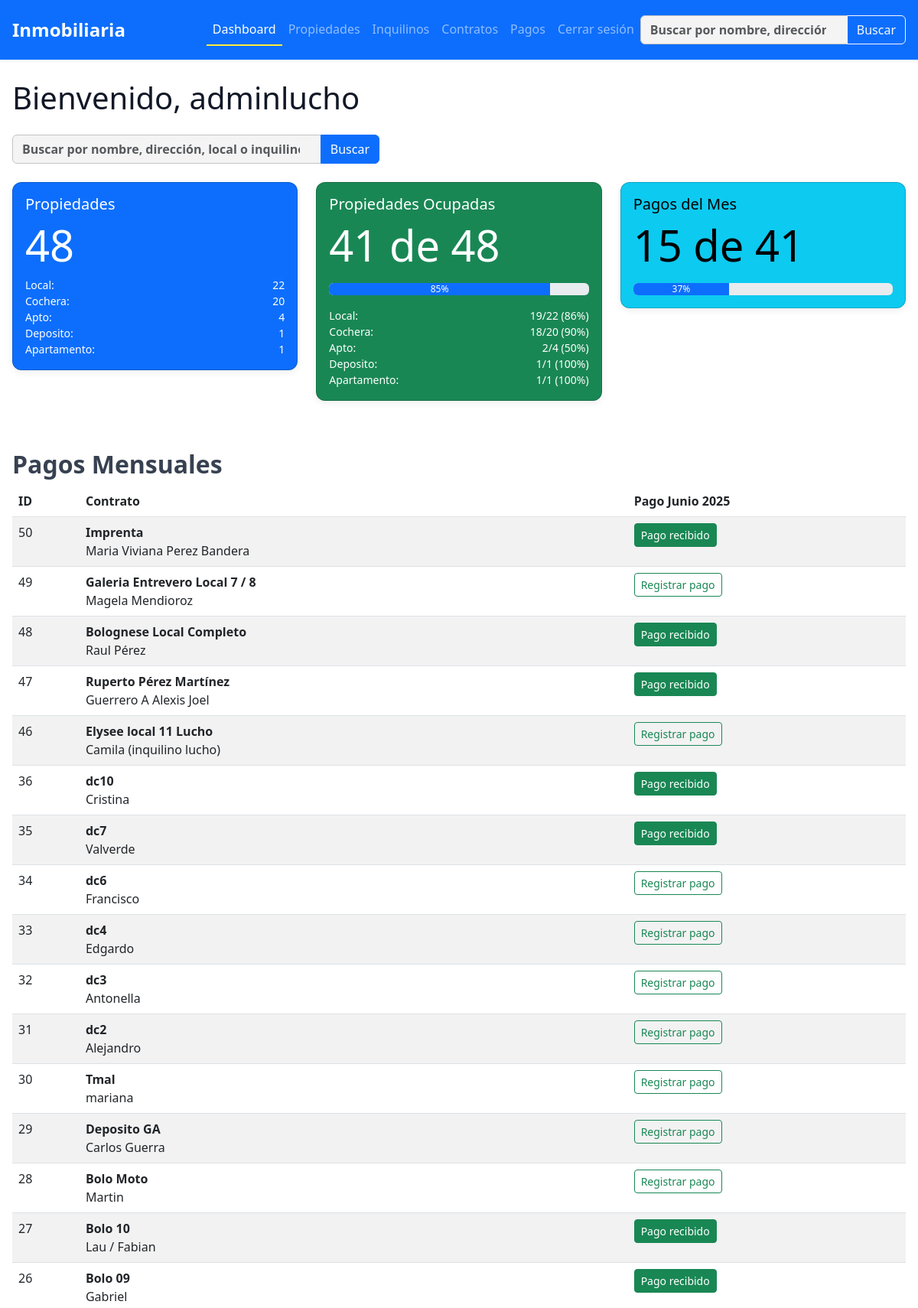
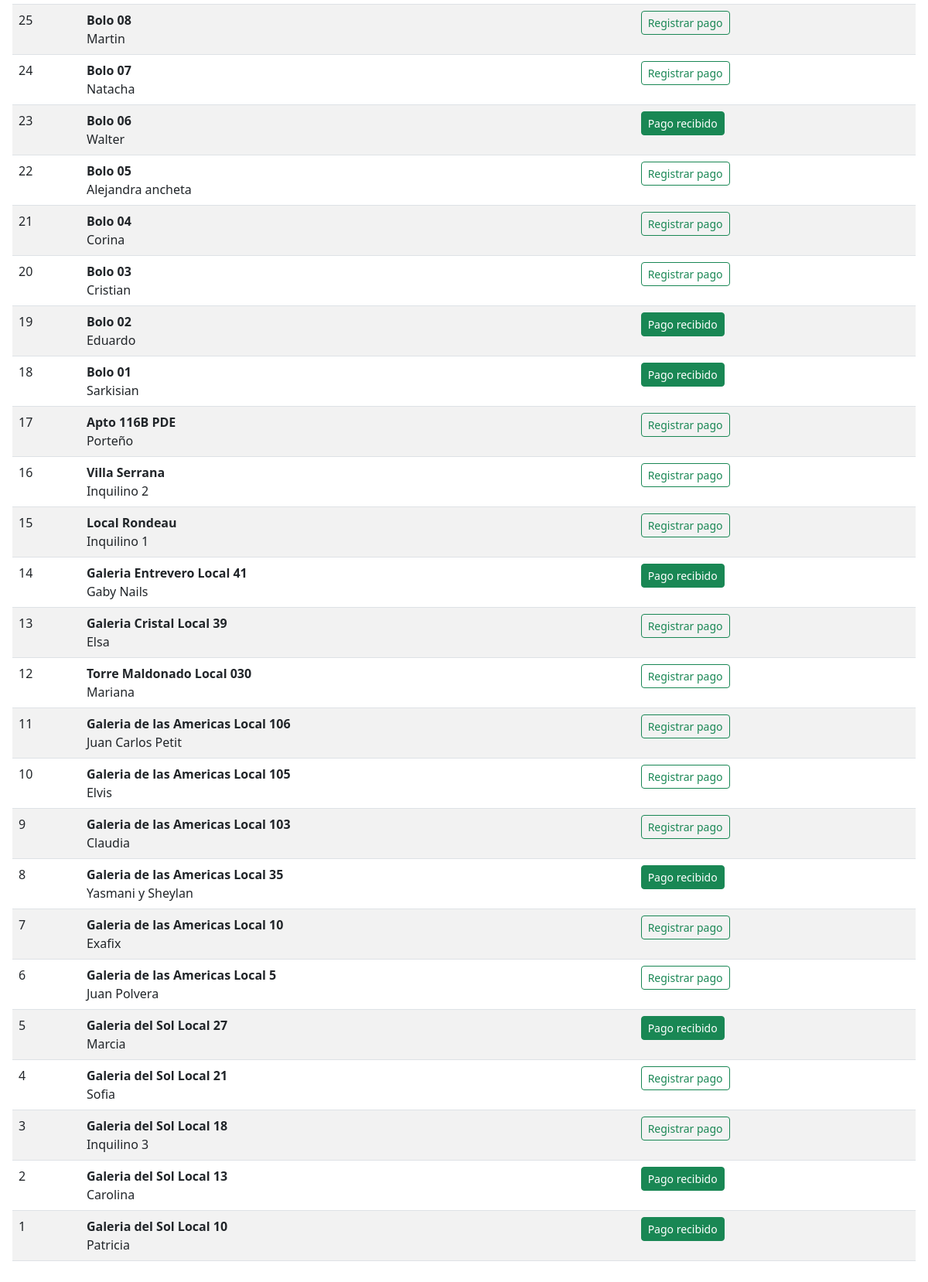
Page /dashboard.php (signed in) on the committed database (2 pictures, top to bottom).
### tables this page shows
CREATE TABLE IF NOT EXISTS `contratos` (
  `id` int(11) NOT NULL AUTO_INCREMENT,
  `inquilino_id` int(11) DEFAULT NULL,
  `propiedad_id` int(11) DEFAULT NULL,
  `fecha_inicio` date DEFAULT NULL,
  `fecha_fin` date DEFAULT NULL,
  `importe` decimal(10,2) DEFAULT NULL,
  `garantia` varchar(100) DEFAULT NULL,
  `corredor` varchar(100) DEFAULT NULL,
  `estado` enum('activo','finalizado') DEFAULT NULL,
  `documentos` text,
  `usuario_id` int(11) NOT NULL,
  `fecha_creacion` datetime DEFAULT NULL,
  `fecha_modificacion` datetime DEFAULT NULL,
  PRIMARY KEY (`id`)
);

CREATE TABLE IF NOT EXISTS `propiedades` (
  `id` int(11) NOT NULL AUTO_INCREMENT,
  `nombre` varchar(255) NOT NULL,
  `tipo` varchar(100) DEFAULT NULL,
  `direccion` varchar(255) DEFAULT NULL,
  `galeria` text,
  `local` varchar(100) DEFAULT NULL,
  `precio` decimal(10,2) DEFAULT NULL,
  `incluye_gc` tinyint(1) DEFAULT NULL,
  `gastos_comunes` decimal(10,2) DEFAULT NULL,
  `estado` enum('alquilado','libre','en venta','uso propio') DEFAULT NULL,
  `garantia` decimal(10,2) DEFAULT NULL,
  `corredor` varchar(100) DEFAULT NULL,
  `anep` varchar(100) DEFAULT NULL,
  `contribucion_inmobiliaria` decimal(10,2) DEFAULT NULL,
  `comentarios` text,
  `usuario_id` int(11) NOT NULL,
  `fecha_creacion` datetime DEFAULT NULL,
  `fecha_modificacion` datetime DEFAULT NULL,
  `imagenes` text NOT NULL,
  `documentos` text NOT NULL,
  PRIMARY KEY (`id`),
  KEY `idx_usuario_id` (`usuario_id`)
);

CREATE TABLE IF NOT EXISTS `inquilinos` (
  `id` int(11) NOT NULL AUTO_INCREMENT,
  `nombre` varchar(255) NOT NULL,
  `cedula` varchar(100) NOT NULL,
  `telefono` varchar(20) DEFAULT NULL,
  `vehiculo` varchar(100) DEFAULT NULL,
  `matricula` varchar(50) DEFAULT NULL,
  `documentos` text NOT NULL,
  `usuario_id` int(11) NOT NULL,
  `fecha_creacion` datetime DEFAULT NULL,
  `fecha_modificacion` datetime DEFAULT NULL,
  PRIMARY KEY (`id`)
);

### config.php (called while the page is built, shortened)
<?php
function clean_input($data) {
    return htmlspecialchars(trim($data));
}
?>

### dashboard.php (the view, shortened to what this page needs)
<?php
require_once 'config.php';
include 'includes/header_nav.php';
$mes_actual = date('m');
$anio_actual = date('Y');
$busqueda = clean_input($_GET['search'] ?? '');
$stmt_propiedades = $pdo->query("
    SELECT p.tipo,
           COUNT(*) as total,
           SUM(CASE WHEN c.estado = 'activo' THEN 1 ELSE 0 END) as ocupadas
    FROM propiedades p
    LEFT JOIN contratos c ON p.id = c.propiedad_id AND c.estado = 'activo'
    GROUP BY p.tipo
    ORDER BY total DESC
");
$propiedades_por_tipo = $stmt_propiedades->fetchAll(PDO::FETCH_ASSOC);
$total_propiedades = array_sum(array_column($propiedades_por_tipo, 'total'));
$total_ocupadas = array_sum(array_column($propiedades_por_tipo, 'ocupadas'));
$ratio_ocupacion = $total_propiedades > 0 ? round(($total_ocupadas / $total_propiedades) * 100) : 0;
$stmt = $pdo->prepare("
    SELECT c.id AS id, p.nombre AS propiedad_nombre, i.nombre AS inquilino_nombre, i.id AS inquilino_id, c.fecha_fin
    FROM propiedades p
    INNER JOIN contratos c ON p.id = c.propiedad_id AND c.estado = 'activo'
    LEFT JOIN inquilinos i ON c.inquilino_id = i.id
    ORDER BY c.id DESC
");
$stmt->execute();
$propiedades_inquilinos = $stmt->fetchAll(PDO::FETCH_ASSOC);
$stmt_pagos = $pdo->prepare("
    SELECT contrato_id
    FROM pagos
    WHERE MONTH(fecha) = ? AND YEAR(fecha) = ? AND concepto = 'Pago mensual'
");
$stmt_pagos->execute([$mes_actual, $anio_actual]);
$pagos_mes_actual = $stmt_pagos->fetchAll(PDO::FETCH_COLUMN, 0);
$total_contratos = count($propiedades_inquilinos);
$pagos_recibidos = count($pagos_mes_actual);
$ratio_pagos = $total_contratos > 0 ? round(($pagos_recibidos / $total_contratos) * 100) : 0;
?>
<main class="container container-main">
  <h1>Bienvenido, <?= htmlspecialchars($_SESSION['user_name']) ?></h1>
  <form action="propiedades.php" method="GET" class="mb-4" role="search" aria-label="Buscar propiedades">
    <div class="input-group" style="max-width:480px;">
      <input
        type="search"
        name="search"
        class="form-control"
        placeholder="Buscar por nombre, dirección, local o inquilino"
        value="<?= htmlspecialchars($busqueda) ?>"
        aria-label="Buscar propiedades" autocomplete="off" />
      <button class="btn btn-primary" type="submit" aria-label="Buscar">Buscar</button>
    </div>
  </form>
  <div class="row mb-4">
    <div class="col-md-4 h-100">
      <a href="propiedades.php" class="text-decoration-none">
        <div class="card text-bg-primary h-100 mb-3">
          <div class="card-body d-flex flex-column justify-content-between">
            <h5 class="card-title">Propiedades</h5>
            <p class="card-text display-4 mb-0"><?= $total_propiedades ?></p>
            <div class="small mt-2">
              <?php foreach ($propiedades_por_tipo as $tipo): ?>
                <div class="d-flex justify-content-between">
                  <span class="text-capitalize"><?= htmlspecialchars($tipo['tipo']) ?>:</span>
                  <span><?= $tipo['total'] ?></span>
                </div>
              <?php endforeach; ?>
            </div>
          </div>
        </div>
      </a>
    </div>
    <div class="col-md-4 h-100">
      <a href="contratos.php" class="text-decoration-none">
        <div class="card text-bg-success h-100 mb-3">
          <div class="card-body d-flex flex-column justify-content-between">
            <h5 class="card-title">Propiedades Ocupadas</h5>
            <p class="card-text display-4"><?= $total_ocupadas ?> de <?= $total_propiedades ?></p>
            <div class="progress mb-2" role="progressbar" aria-label="Progreso de ocupación">
              <div class="progress-bar" style="width: <?= $ratio_ocupacion ?>%"><?= $ratio_ocupacion ?>%</div>
            </div>
            <div class="small mt-2">
              <?php foreach ($propiedades_por_tipo as $tipo): ?>
                <?php
                  $ratio_tipo = $tipo['total'] > 0 ? round(($tipo['ocupadas'] / $tipo['total']) * 100) : 0;
                ?>
                <div class="d-flex justify-content-between">
                  <span class="text-capitalize"><?= htmlspecialchars($tipo['tipo']) ?>:</span>
                  <span><?= $tipo['ocupadas'] ?>/<?= $tipo['total'] ?> (<?= $ratio_tipo ?>%)</span>
                </div>
              <?php endforeach; ?>
            </div>
          </div>
        </div>
      </a>
    </div>
    <div class="col-md-4 h-100">
      <a href="contratos.php" class="text-decoration-none">
        <div class="card text-bg-info h-100 mb-3">
          <div class="card-body d-flex flex-column justify-content-between">
            <h5 class="card-title">Pagos del Mes</h5>
            <p class="card-text display-4"><?= $pagos_recibidos ?> de <?= $total_contratos ?></p>
            <div class="progress" role="progressbar" aria-label="Progreso de pagos">
              <div class="progress-bar" style="width: <?= $ratio_pagos ?>%"><?= $ratio_pagos ?>%</div>
            </div>
          </div>
        </div>
      </a>
    </div>
  </div>
  <section class="mt-5">
    <h2 class="fw-semibold">Pagos Mensuales</h2>
    <table class="table table-striped">
      <thead>
        <tr>
          <th>ID</th>
          <th>Contrato</th>
          <th>Pago <?php
              $fecha = new DateTime("$anio_actual-$mes_actual-01");
              $meses = [
                  1 => 'Enero', 2 => 'Febrero', 3 => 'Marzo', 4 => 'Abril',
                  5 => 'Mayo', 6 => 'Junio', 7 => 'Julio', 8 => 'Agosto',
                  9 => 'Septiembre', 10 => 'Octubre', 11 => 'Noviembre', 12 => 'Diciembre'
              ];
              $nombre_mes = $meses[(int)$fecha->format('n')];
              echo ucfirst($nombre_mes) . ' ' . $anio_actual;
          ?></th>
        </tr>
      </thead>
      <tbody>
        <?php foreach ($propiedades_inquilinos as $fila): ?>
          <tr>
            <td><?= htmlspecialchars($fila['id']) ?></td>
            <td>
              <a href="contratos.php?edit=<?= $fila['id'] ?>" class="text-decoration-none text-dark">
                <b><?= htmlspecialchars($fila['propiedad_nombre']) ?></b></a><br>
              <a href="inquilinos.php?edit=<?= $fila['inquilino_id'] ?>" class="text-decoration-none text-dark">
                <?= htmlspecialchars($fila['inquilino_nombre'] ?? 'N/A') ?>
              </a>
            </td>
            <td>
              <?php if (in_array($fila['id'], $pagos_mes_actual)): ?>
                <a href="pagos.php?contrato_id=<?= $fila['id'] ?>" class="btn btn-success btn-sm">Pago recibido</a>
              <?php else: ?>
                <a href="pagos.php?contrato_id=<?= $fila['id'] ?>&add=true" class="btn btn-outline-success btn-sm">Registrar pago</a>
              <?php endif; ?>
            </td>
          </tr>
        <?php endforeach; ?>
      </tbody>
    </table>
  </section>
</main>
<?php
include 'includes/footer.php';
?>

### includes/header_nav.php (shortened to what this page needs)
<?php
$search = clean_input($_GET['search'] ?? '');
?>
<!DOCTYPE html>
<html lang="es">
<head>
  <link href="https://cdn.jsdelivr.net/npm/bootstrap@5.3.0/dist/css/bootstrap.min.css" rel="stylesheet" />
  <link href="includes/styles.css" rel="stylesheet" />
</head>
<body>
  <nav class="navbar navbar-expand-lg fixed-top navbar-dark bg-primary">
    <div class="container container-main d-flex justify-content-between align-items-center py-2">
      <a href="dashboard.php" class="navbar-brand fw-bold fs-4">Inmobiliaria</a>
      <div class="collapse navbar-collapse" id="navbarNav">
        <ul class="navbar-nav ms-auto">
          <li class="nav-item"><a class="nav-link <?= ($_SERVER['SCRIPT_NAME'] ?? '') === '/dashboard.php' ? 'active' : '' ?>" href="dashboard.php">Dashboard</a></li>
          <li class="nav-item"><a class="nav-link <?= ($_SERVER['SCRIPT_NAME'] ?? '') === '/propiedades.php' ? 'active' : '' ?>" href="propiedades.php">Propiedades</a></li>
          <li class="nav-item"><a class="nav-link <?= ($_SERVER['SCRIPT_NAME'] ?? '') === '/inquilinos.php' ? 'active' : '' ?>" href="inquilinos.php">Inquilinos</a></li>
          <li class="nav-item"><a class="nav-link <?= ($_SERVER['SCRIPT_NAME'] ?? '') === '/contratos.php' ? 'active' : '' ?>" href="contratos.php">Contratos</a></li>
          <li class="nav-item"><a class="nav-link <?= ($_SERVER['SCRIPT_NAME'] ?? '') === '/pagos.php' ? 'active' : '' ?>" href="pagos.php">Pagos</a></li>
          <li class="nav-item"><a class="nav-link" href="logout.php">Cerrar sesión</a></li>
        </ul>
        <form action="propiedades.php" method="GET" class="" role="search" aria-label="Buscar propiedades">
          <div class="input-group">
            <input
              type="search"
              name="search"
              class="form-control"
              placeholder="Buscar por nombre, dirección, local o inquilino"
              value="<?= htmlspecialchars($search) ?>"
              aria-label="Buscar propiedades" autocomplete="off" />
            <button class="btn btn-outline-light" type="submit" aria-label="Buscar">Buscar</button>
          </div>
        </form>
      </div>
    </div>
  </nav>

### includes/footer.php (shortened to what this page needs)
<link rel="stylesheet" href="https://cdn.jsdelivr.net/npm/bootstrap-icons@1.11.1/font/bootstrap-icons.css">
</body>
</html>

### includes/styles.css (style rules this page uses)
body { font-family: system-ui, -apple-system, "Segoe UI", Roboto, "Helvetica Neue", Arial, "Noto Sans", "Liberation Sans", sans-serif, "Apple Color Emoji", "Segoe UI Emoji", "Segoe UI Symbol", "Noto Color Emoji"; background: #ffffff; color: #374151; padding-top: 5.5rem; min-height: 100vh; margin: 0; }
nav { box-shadow: 0 2px 5px rgb(0 0 0 / 0.05); background: #fff; }
.container-main { max-width: 1200px; margin: auto; padding: 1rem; }
h1 { margin-bottom: 1.5rem; color: #111827; }
.card { border-radius: 0.75rem; box-shadow: 0 3px 10px rgb(0 0 0 / 0.07); background: #fff; }
a.nav-link { transition: color 0.25s ease; }
a.nav-link.active { color: #FFFFFF; border-bottom: 2px solid #FFEB3B; }
.form-control, .form-select { background: #f4f4f4; font-weight: bold; border: solid 1px #c3c3c3; }

### rows in the picture
contratos: id "50", propiedad.nombre "Imprenta", inquilino.nombre "Maria Viviana Perez Bandera"
contratos: id "49", propiedad.nombre "Galeria Entrevero Local 7 / 8", inquilino.nombre "Magela Mendioroz"
contratos: id "48", propiedad.nombre "Bolognese Local Completo", inquilino.nombre "Raul Pérez"
contratos: id "47", propiedad.nombre "Ruperto Pérez Martínez", inquilino.nombre "Guerrero A Alexis Joel"
contratos: id "46", propiedad.nombre "Elysee local 11 Lucho", inquilino.nombre "Camila (inquilino lucho)"
contratos: id "36", propiedad.nombre "dc10", inquilino.nombre "Cristina"
contratos: id "35", propiedad.nombre "dc7", inquilino.nombre "Valverde"
contratos: id "34", propiedad.nombre "dc6", inquilino.nombre "Francisco"
contratos: id "33", propiedad.nombre "dc4", inquilino.nombre "Edgardo"
contratos: id "32", propiedad.nombre "dc3", inquilino.nombre "Antonella"
contratos: id "31", propiedad.nombre "dc2", inquilino.nombre "Alejandro"
contratos: id "30", propiedad.nombre "Tmal", inquilino.nombre "mariana"
contratos: id "29", propiedad.nombre "Deposito GA", inquilino.nombre "Carlos Guerra"
contratos: id "28", propiedad.nombre "Bolo Moto", inquilino.nombre "Martin"
contratos: id "27", propiedad.nombre "Bolo 10", inquilino.nombre "Lau / Fabian"
contratos: id "26", propiedad.nombre "Bolo 09", inquilino.nombre "Gabriel"
contratos: id "25", propiedad.nombre "Bolo 08", inquilino.nombre "Martin"
contratos: id "24", propiedad.nombre "Bolo 07", inquilino.nombre "Natacha"
contratos: id "23", propiedad.nombre "Bolo 06", inquilino.nombre "Walter"
contratos: id "22", propiedad.nombre "Bolo 05", inquilino.nombre "Alejandra ancheta"
contratos: id "21", propiedad.nombre "Bolo 04", inquilino.nombre "Corina"
contratos: id "20", propiedad.nombre "Bolo 03", inquilino.nombre "Cristian"
contratos: id "19", propiedad.nombre "Bolo 02", inquilino.nombre "Eduardo"
contratos: id "18", propiedad.nombre "Bolo 01", inquilino.nombre "Sarkisian"
contratos: id "17", propiedad.nombre "Apto 116B PDE", inquilino.nombre "Porteño"
contratos: id "16", propiedad.nombre "Villa Serrana", inquilino.nombre "Inquilino 2"
contratos: id "15", propiedad.nombre "Local Rondeau", inquilino.nombre "Inquilino 1"
contratos: id "14", propiedad.nombre "Galeria Entrevero Local 41", inquilino.nombre "Gaby Nails"
contratos: id "13", propiedad.nombre "Galeria Cristal Local 39", inquilino.nombre "Elsa"
contratos: id "12", propiedad.nombre "Torre Maldonado Local 030", inquilino.nombre "Mariana"
contratos: id "11", propiedad.nombre "Galeria de las Americas Local 106", inquilino.nombre "Juan Carlos Petit"
contratos: id "10", propiedad.nombre "Galeria de las Americas Local 105", inquilino.nombre "Elvis"
contratos: id "9", propiedad.nombre "Galeria de las Americas Local 103", inquilino.nombre "Claudia"
contratos: id "8", propiedad.nombre "Galeria de las Americas Local 35", inquilino.nombre "Yasmani y Sheylan"
contratos: id "7", propiedad.nombre "Galeria de las Americas Local 10", inquilino.nombre "Exafix"
contratos: id "6", propiedad.nombre "Galeria de las Americas Local 5", inquilino.nombre "Juan Polvera"
contratos: id "5", propiedad.nombre "Galeria del Sol Local 27", inquilino.nombre "Marcia"
contratos: id "4", propiedad.nombre "Galeria del Sol Local 21", inquilino.nombre "Sofia"
contratos: id "3", propiedad.nombre "Galeria del Sol Local 18", inquilino.nombre "Inquilino 3"
contratos: id "2", propiedad.nombre "Galeria del Sol Local 13", inquilino.nombre "Carolina"
contratos: id "1", propiedad.nombre "Galeria del Sol Local 10", inquilino.nombre "Patricia"

### other values in the picture
$_SESSION['user_name'] "adminlucho"
$total_propiedades "48"
$tipo['tipo'] "Local"
$tipo['total'] "22"
$tipo['tipo'] "Cochera"
$tipo['total'] "20"
$tipo['tipo'] "Apto"
$tipo['total'] "4"
$tipo['tipo'] "Deposito"
$tipo['total'] "1"
$tipo['tipo'] "Apartamento"
$total_ocupadas "41"
$ratio_ocupacion "85"
$tipo['ocupadas'] "19"
$ratio_tipo "86"
